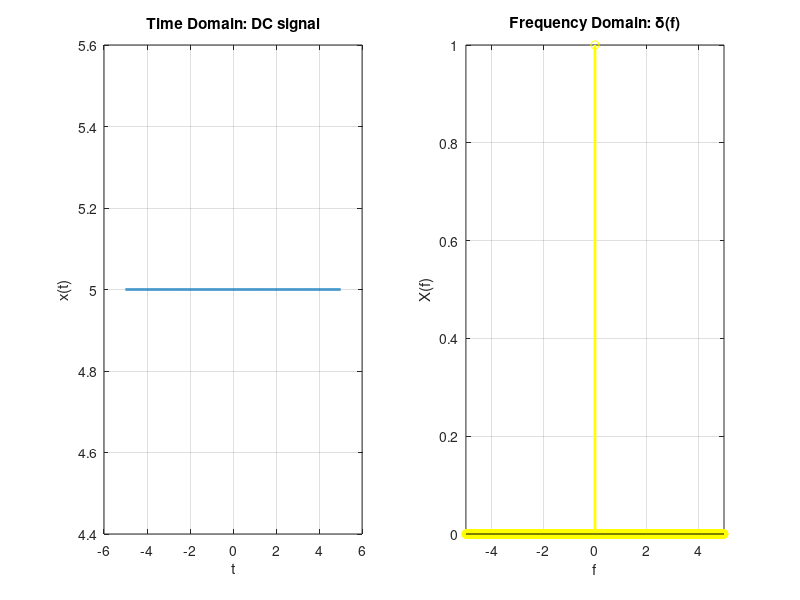

Recreate this plot in MATLAB.
% Time domain plot (DC signal)
t = -5:0.01:5;          % time axis
x_t = 5 * ones(size(t));    % DC signal

figure;
subplot(1,2,1);
plot(t, x_t, 'LineWidth', 2);
xlabel('t'); ylabel('x(t)');
title('Time Domain: DC signal');
grid on;

% Frequency domain plot (delta function at f=0)
f = -5:0.01:5;          
X_f = zeros(size(f));
[~, idx] = min(abs(f)); % index closest to f=0
X_f(idx) = 1;           % represent delta as spike

subplot(1,2,2);
stem(f, X_f, 'y', 'LineWidth', 2);
xlabel('f'); ylabel('X(f)');
title('Frequency Domain: δ(f)');
grid on;
xlim([-5 5]);
